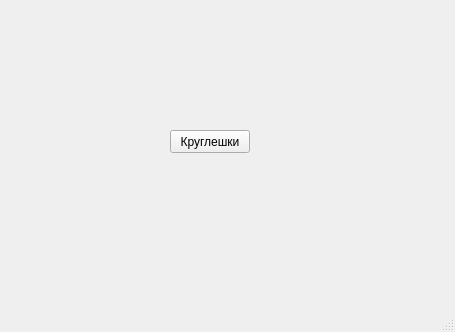
<?xml version="1.0" encoding="UTF-8"?>
<ui version="4.0">
 <class>MainWindow</class>
 <widget class="QMainWindow" name="MainWindow">
  <property name="geometry">
   <rect>
    <x>0</x>
    <y>0</y>
    <width>455</width>
    <height>332</height>
   </rect>
  </property>
  <property name="windowTitle">
   <string>MainWindow</string>
  </property>
  <widget class="QWidget" name="centralwidget">
   <widget class="QPushButton" name="pushButton">
    <property name="geometry">
     <rect>
      <x>170</x>
      <y>130</y>
      <width>80</width>
      <height>23</height>
     </rect>
    </property>
    <property name="text">
     <string>Круглешки</string>
    </property>
   </widget>
  </widget>
  <widget class="QMenuBar" name="menubar">
   <property name="geometry">
    <rect>
     <x>0</x>
     <y>0</y>
     <width>455</width>
     <height>20</height>
    </rect>
   </property>
  </widget>
  <widget class="QStatusBar" name="statusbar"/>
 </widget>
 <resources/>
 <connections/>
</ui>
